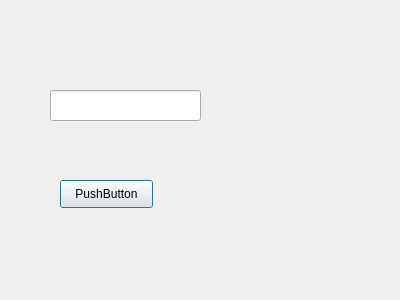
<?xml version="1.0" encoding="UTF-8"?>
<ui version="4.0">
 <class>Dialog</class>
 <widget class="QDialog" name="Dialog">
  <property name="geometry">
   <rect>
    <x>0</x>
    <y>0</y>
    <width>400</width>
    <height>300</height>
   </rect>
  </property>
  <property name="windowTitle">
   <string>Dialog</string>
  </property>
  <widget class="QLineEdit" name="lineEdit">
   <property name="geometry">
    <rect>
     <x>50</x>
     <y>90</y>
     <width>151</width>
     <height>31</height>
    </rect>
   </property>
  </widget>
  <widget class="QPushButton" name="pushButton">
   <property name="geometry">
    <rect>
     <x>60</x>
     <y>180</y>
     <width>93</width>
     <height>28</height>
    </rect>
   </property>
   <property name="text">
    <string>PushButton</string>
   </property>
  </widget>
 </widget>
 <layoutdefault spacing="6" margin="11"/>
 <resources/>
 <connections/>
</ui>
